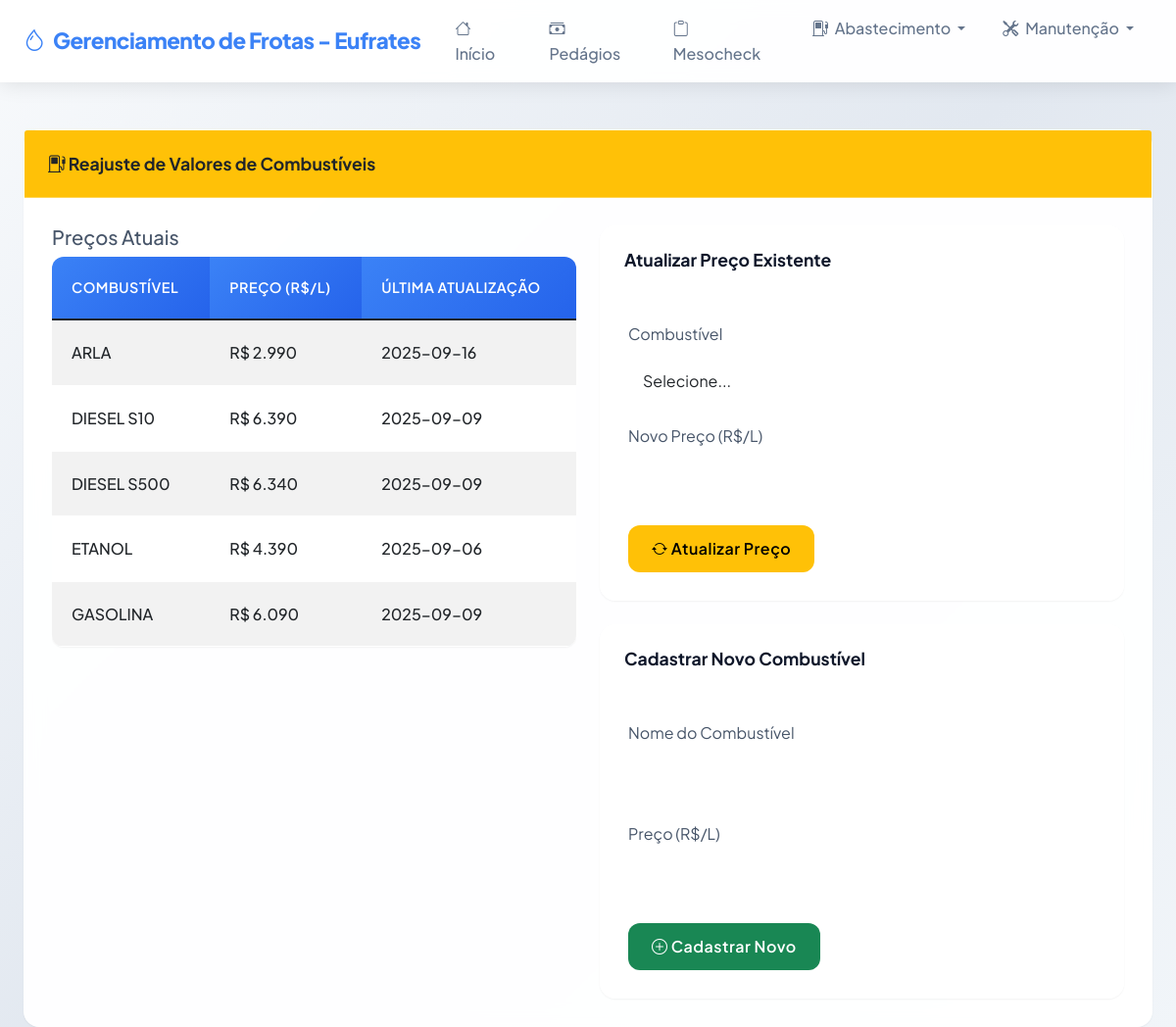
Page /reajuste-combustiveis on the earlier database version.
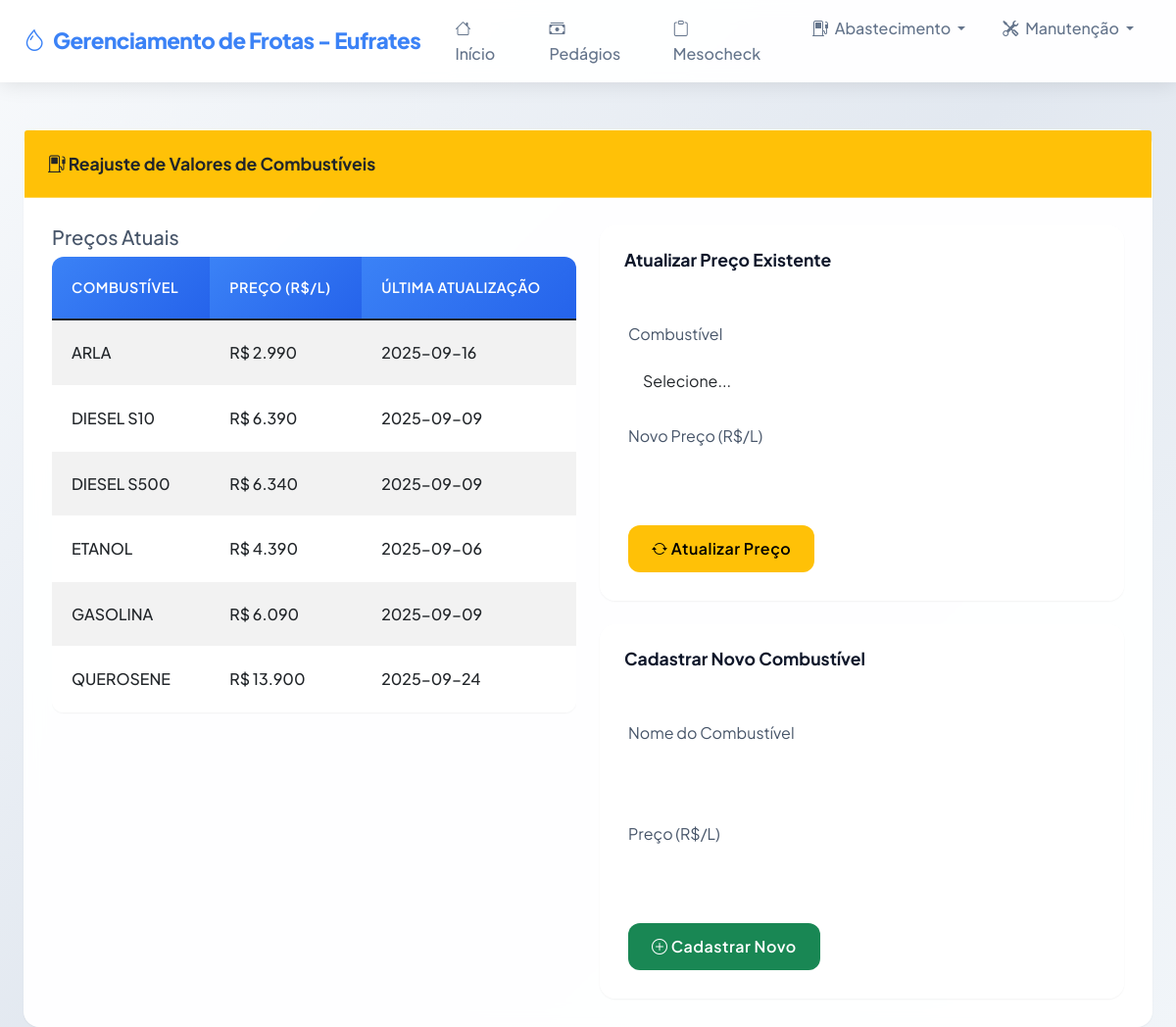
Same page on the later database version.
### tables this page shows
CREATE TABLE precos_combustivel (
        id INTEGER PRIMARY KEY AUTOINCREMENT,
        combustivel TEXT NOT NULL UNIQUE,
        preco REAL NOT NULL,
        data_atualizacao TEXT NOT NULL
    );

### app.py (the view, shortened to what this page needs)
@app.route('/reajuste-combustiveis', methods=['GET', 'POST'])
def reajuste_combustiveis():
    precos = obter_precos_combustivel()
    return render_template('reajuste_combustiveis.html', precos=precos, active_page='combustiveis')

### app.py (called while the page is built)
@app.context_processor
def inject_now():
    return {'now': datetime.now()}

### database.py (called while the page is built)
def obter_precos_combustivel():
    conn = sqlite3.connect('abastecimentos.db')
    query = "SELECT combustivel, preco, data_atualizacao FROM precos_combustivel ORDER BY combustivel"
    df = pd.read_sql(query, conn)
    conn.close()
    return df.to_dict('records')

### templates/reajuste_combustiveis.html (shortened to what this page needs)
{% extends "base.html" %}
{% block content %}
<div class="card">
    <div class="card-header bg-warning text-dark">
        <i class="bi bi-fuel-pump"></i> Reajuste de Valores de Combustíveis
    </div>
    <div class="card-body">
        <div class="row">
            <div class="col-md-6">
                <h5>Preços Atuais</h5>
                <div class="table-responsive">
                    <table class="table table-striped">
                        <thead>
                            <tr>
                                <th>Combustível</th>
                                <th>Preço (R$/L)</th>
                                <th>Última Atualização</th>
                            </tr>
                        </thead>
                        <tbody>
                            {% for preco in precos %}
                            <tr>
                                <td>{{ preco.combustivel }}</td>
                                <td>R$ {{ "%.3f"|format(preco.preco) }}</td>
                                <td>{{ preco.data_atualizacao }}</td>
                            </tr>
                            {% endfor %}
                        </tbody>
                    </table>
                </div>
            </div>
            <div class="col-md-6">
                <div class="card mb-4">
                    <div class="card-header">Atualizar Preço Existente</div>
                    <div class="card-body">
                        <form method="POST" action="/reajuste-combustiveis">
                            <div class="mb-3">
                                <label class="form-label">Combustível</label>
                                <select class="form-select" name="combustivel" required>
                                    <option value="">Selecione...</option>
                                </select>
                            </div>
                            <div class="mb-3">
                                <label class="form-label">Novo Preço (R$/L)</label>
                                <input type="number" step="0.001" class="form-control" name="novo_preco" required>
                            </div>
                            <button type="submit" class="btn btn-warning">
                                <i class="bi bi-arrow-repeat"></i> Atualizar Preço
                            </button>
                        </form>
                    </div>
                </div>
                <div class="card">
                    <div class="card-header">Cadastrar Novo Combustível</div>
                    <div class="card-body">
                        <form method="POST" action="/reajuste-combustiveis">
                            <div class="mb-3">
                                <label class="form-label">Nome do Combustível</label>
                                <input type="text" class="form-control" name="novo_combustivel" required>
                            </div>
                            <div class="mb-3">
                                <label class="form-label">Preço (R$/L)</label>
                                <input type="number" step="0.001" class="form-control" name="novo_preco" required>
                            </div>
                            <button type="submit" class="btn btn-success">
                                <i class="bi bi-plus-circle"></i> Cadastrar Novo
                            </button>
                        </form>
                    </div>
                </div>
            </div>
        </div>
    </div>
</div>
{% endblock %}

### templates/base.html (shortened to what this page needs)
<!DOCTYPE html>
<html lang="pt-BR">
<head>
    <link href="https://cdn.jsdelivr.net/npm/bootstrap@5.1.3/dist/css/bootstrap.min.css" rel="stylesheet">
    <link rel="stylesheet" href="https://cdn.jsdelivr.net/npm/bootstrap-icons@1.8.1/font/bootstrap-icons.css">
</head>
<body class="gradient-bg">
    <nav class="navbar navbar-expand-lg navbar-light sticky-top">
        <div class="container">
            <a class="navbar-brand" href="/">
                <i class="bi bi-droplet me-2"></i>Gerenciamento de Frotas - Eufrates
            </a>
            <div class="collapse navbar-collapse" id="navbarNav">
                <ul class="navbar-nav ms-auto">
                    <li class="nav-item">
                        <a class="nav-link {{ 'active' if active_page == 'index' }}" href="/">
                            <i class="bi bi-house me-1"></i> Início
                        </a>
                    </li>
                    <li class="nav-item">
            <a class="nav-link {{ 'active' if active_page == 'pedagios' }}" href="/pedagios">
                <i class="bi bi-cash-stack me-1"></i> Pedágios
            </a>
                    </li>
                    <li class="nav-item">
                        <a class="nav-link" href="https://briaunaccustomed-uneuphemistically.ngrok-free.app/" class="fas fa-external-link-alt fa-xs">
                            <i class="bi bi-clipboard me-1"></i> Mesocheck
                        </a>
                    </li>
                    <li class="nav-item dropdown">
                        <a class="nav-link dropdown-toggle {{ 'active' if active_group == 'abastecimento' }}" href="#" role="button" data-bs-toggle="dropdown">
                            <i class="bi bi-fuel-pump me-1"></i> Abastecimento
                        </a>
                    </li>
                    <li class="nav-item dropdown">
                        <a class="nav-link dropdown-toggle {{ 'active' if active_group == 'manutencao' }}" href="#" role="button" data-bs-toggle="dropdown">
                            <i class="bi bi-tools me-1"></i> Manutenção
                        </a>
                    </li>
                </ul>
            </div>
        </div>
    </nav>
    <div class="container mt-5">
        {% block content %}{% endblock %}
    </div>
</body>
</html>

### templates/base.html (style rules this page uses)
:root { --primary: #3b82f6; --primary-dark: #2563eb; --secondary: #94a3b8; --success: #22c55e; --warning: #f97316; --danger: #ef4444; --light: #f1f5f9; --dark: #0f172a; --border: #cbd5e1; --card-shadow: 0 1px 2px rgba(0, 0, 0, 0.05); --hover-shadow: 0 8px 25px rgba(0, 0, 0, 0.1); --glass: rgba(255, 255, 255, 0.95); }
body { font-family: 'Plus Jakarta Sans', sans-serif; background: linear-gradient(135deg, #f8fafc 0%, #e2e8f0 100%); color: #475569; line-height: 1.6; min-height: 100vh; }
.navbar { background: rgba(255, 255, 255, 0.95); backdrop-filter: blur(10px); border-bottom: 1px solid rgba(255, 255, 255, 0.2); box-shadow: 0 2px 20px rgba(0, 0, 0, 0.1); padding: 0.5rem 0; }
.navbar-brand { font-weight: 800; font-size: 1.4rem; color: var(--primary) !important; letter-spacing: -0.5px; }
.nav-link { color: #64748b !important; font-weight: 500; padding: 0.5rem 1rem !important; margin: 0 0.2rem; border-radius: 10px; transition: all 0.3s cubic-bezier(0.4, 0, 0.2, 1); position: relative; }
.card { border: none; border-radius: 16px; box-shadow: var(--card-shadow); transition: all 0.4s cubic-bezier(0.4, 0, 0.2, 1); background: var(--glass); backdrop-filter: blur(10px); border: 1px solid rgba(255, 255, 255, 0.2); }
.card-header { background: transparent; color: var(--dark); border: none; border-bottom: 1px solid rgba(255, 255, 255, 0.3); padding: 1.25rem 1.5rem; font-weight: 700; font-size: 1.1rem; }
.card-body { padding: 1.75rem; }
.btn { border-radius: 12px; font-weight: 600; padding: 0.75rem 1.5rem; transition: all 0.3s cubic-bezier(0.4, 0, 0.2, 1); border: none; letter-spacing: 0.5px; }
.table { border-radius: 12px; overflow: hidden; box-shadow: var(--card-shadow); background: var(--glass); backdrop-filter: blur(10px); }
.table th { background: linear-gradient(135deg, var(--primary), var(--primary-dark)); color: white; font-weight: 600; border: none; padding: 1.25rem; font-size: 0.9rem; text-transform: uppercase; letter-spacing: 0.5px; }
.table td { padding: 1.25rem; border-color: rgba(255, 255, 255, 0.3); vertical-align: middle; font-weight: 500; }
.form-control, .form-select { border: 1px solid rgba(255, 255, 255, 0.3); border-radius: 12px; padding: 0.875rem; transition: all 0.3s ease; background: rgba(255, 255, 255, 0.8); }
.container { max-width: 1400px; padding: 0 1.5rem; }
.gradient-bg { background: linear-gradient(135deg, #f8fafc 0%, #e2e8f0 50%, #f1f5f9 100%); }

Differences in the rows shown:
added precos_combustivel: combustivel "QUEROSENE", preco "13.900", data_atualizacao "2025-09-24"
